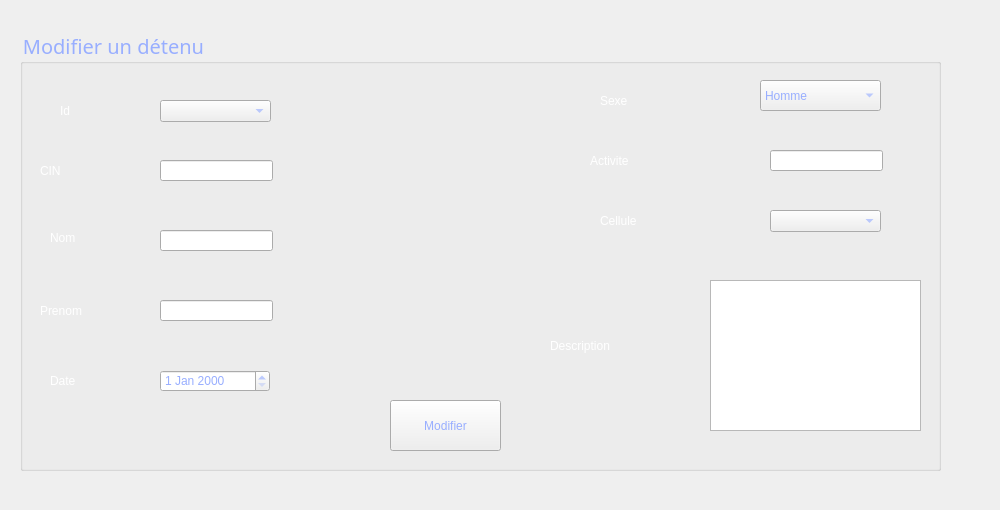
        <widget class="QWidget" name="tab_9">
         <attribute name="title">
          <string>Modifier</string>
         </attribute>
         <widget class="QLabel" name="label_88">
          <property name="geometry">
           <rect>
            <x>-10</x>
            <y>0</y>
            <width>991</width>
            <height>501</height>
           </rect>
          </property>
          <property name="styleSheet">
           <string notr="true">background-image: url(:/17.jpg);</string>
          </property>
          <property name="text">
           <string/>
          </property>
         </widget>
         <widget class="QGroupBox" name="groupBox_21">
          <property name="geometry">
           <rect>
            <x>20</x>
            <y>30</y>
            <width>921</width>
            <height>441</height>
           </rect>
          </property>
          <property name="font">
           <font>
            <family>Rockwell</family>
            <pointsize>15</pointsize>
            <weight>50</weight>
            <italic>false</italic>
            <bold>false</bold>
           </font>
          </property>
          <property name="layoutDirection">
           <enum>Qt::LeftToRight</enum>
          </property>
          <property name="styleSheet">
           <string notr="true">color:rgb(152, 174, 255)</string>
          </property>
          <property name="title">
           <string>Modifier un détenu</string>
          </property>
          <widget class="QLabel" name="label_148">
           <property name="geometry">
            <rect>
             <x>168</x>
             <y>318</y>
             <width>2101</width>
             <height>2211</height>
            </rect>
           </property>
           <property name="text">
            <string/>
           </property>
           <property name="pixmap">
            <pixmap>../../smartshop2A18-gestion-employ-scong-s/Documents/temp/macaron.jpg</pixmap>
           </property>
          </widget>
          <widget class="QLabel" name="label_71">
           <property name="geometry">
            <rect>
             <x>570</x>
             <y>120</y>
             <width>101</width>
             <height>21</height>
            </rect>
           </property>
           <property name="styleSheet">
            <string notr="true">color: rgb(255, 255, 255);</string>
           </property>
           <property name="text">
            <string>Activite</string>
           </property>
          </widget>
          <widget class="QLineEdit" name="le_activite_2">
           <property name="geometry">
            <rect>
             <x>750</x>
             <y>120</y>
             <width>113</width>
             <height>21</height>
            </rect>
           </property>
          </widget>
          <widget class="QLabel" name="label_72">
           <property name="geometry">
            <rect>
             <x>580</x>
             <y>180</y>
             <width>111</width>
             <height>21</height>
            </rect>
           </property>
           <property name="styleSheet">
            <string notr="true">color: rgb(255, 255, 255);</string>
           </property>
           <property name="text">
            <string>Cellule</string>
           </property>
          </widget>
          <widget class="QComboBox" name="cb_cell_2">
           <property name="geometry">
            <rect>
             <x>750</x>
             <y>180</y>
             <width>111</width>
             <height>22</height>
            </rect>
           </property>
          </widget>
          <widget class="QLabel" name="label_65">
           <property name="geometry">
            <rect>
             <x>530</x>
             <y>300</y>
             <width>141</width>
             <height>31</height>
            </rect>
           </property>
           <property name="styleSheet">
            <string notr="true">color: rgb(255, 255, 255);</string>
           </property>
           <property name="text">
            <string>Description</string>
           </property>
          </widget>
          <widget class="QTextEdit" name="te_1">
           <property name="geometry">
            <rect>
             <x>690</x>
             <y>250</y>
             <width>211</width>
             <height>151</height>
            </rect>
           </property>
          </widget>
          <widget class="QPushButton" name="pushButton_20">
           <property name="geometry">
            <rect>
             <x>370</x>
             <y>370</y>
             <width>111</width>
             <height>51</height>
            </rect>
           </property>
           <property name="text">
            <string>Modifier</string>
           </property>
          </widget>
          <widget class="QLabel" name="label_64">
           <property name="geometry">
            <rect>
             <x>40</x>
             <y>70</y>
             <width>51</width>
             <height>21</height>
            </rect>
           </property>
           <property name="styleSheet">
            <string notr="true">color: rgb(255, 255, 255);</string>
           </property>
           <property name="text">
            <string>Id</string>
           </property>
          </widget>
          <widget class="QComboBox" name="cb_id_3">
           <property name="geometry">
            <rect>
             <x>140</x>
             <y>70</y>
             <width>111</width>
             <height>22</height>
            </rect>
           </property>
          </widget>
          <widget class="QLabel" name="label_67">
           <property name="geometry">
            <rect>
             <x>20</x>
             <y>130</y>
             <width>61</width>
             <height>21</height>
            </rect>
           </property>
           <property name="styleSheet">
            <string notr="true">color: rgb(255, 255, 255);</string>
           </property>
           <property name="text">
            <string>CIN</string>
           </property>
          </widget>
          <widget class="QLineEdit" name="le_cin_2">
           <property name="geometry">
            <rect>
             <x>140</x>
             <y>130</y>
             <width>113</width>
             <height>21</height>
            </rect>
           </property>
          </widget>
          <widget class="QLineEdit" name="le_noom_2">
           <property name="geometry">
            <rect>
             <x>140</x>
             <y>200</y>
             <width>113</width>
             <height>21</height>
            </rect>
           </property>
          </widget>
          <widget class="QLabel" name="label_66">
           <property name="geometry">
            <rect>
             <x>30</x>
             <y>200</y>
             <width>61</width>
             <height>16</height>
            </rect>
           </property>
           <property name="styleSheet">
            <string notr="true">color: rgb(255, 255, 255);</string>
           </property>
           <property name="text">
            <string>Nom</string>
           </property>
          </widget>
          <widget class="QLineEdit" name="le_prenom_2">
           <property name="geometry">
            <rect>
             <x>140</x>
             <y>270</y>
             <width>113</width>
             <height>21</height>
            </rect>
           </property>
          </widget>
          <widget class="QLabel" name="label_70">
           <property name="geometry">
            <rect>
             <x>20</x>
             <y>270</y>
             <width>91</width>
             <height>21</height>
            </rect>
           </property>
           <property name="styleSheet">
            <string notr="true">color: rgb(255, 255, 255);</string>
           </property>
           <property name="text">
            <string>Prenom</string>
           </property>
          </widget>
          <widget class="QDateEdit" name="de_1">
           <property name="geometry">
            <rect>
             <x>140</x>
             <y>340</y>
             <width>110</width>
             <height>22</height>
            </rect>
           </property>
          </widget>
          <widget class="QLabel" name="label_69">
           <property name="geometry">
            <rect>
             <x>30</x>
             <y>340</y>
             <width>61</width>
             <height>21</height>
            </rect>
           </property>
           <property name="styleSheet">
            <string notr="true">color: rgb(255, 255, 255);</string>
           </property>
           <property name="text">
            <string>Date</string>
           </property>
          </widget>
          <widget class="QComboBox" name="cb_sexe_2">
           <property name="geometry">
            <rect>
             <x>740</x>
             <y>50</y>
             <width>121</width>
             <height>31</height>
            </rect>
           </property>
           <item>
            <property name="text">
             <string>Homme</string>
            </property>
           </item>
           <item>
            <property name="text">
             <string>Femme</string>
            </property>
           </item>
          </widget>
          <widget class="QLabel" name="label_68">
           <property name="geometry">
            <rect>
             <x>580</x>
             <y>60</y>
             <width>71</width>
             <height>21</height>
            </rect>
           </property>
           <property name="styleSheet">
            <string notr="true">color: rgb(255, 255, 255);</string>
           </property>
           <property name="text">
            <string>Sexe</string>
           </property>
          </widget>
         </widget>
        </widget>
